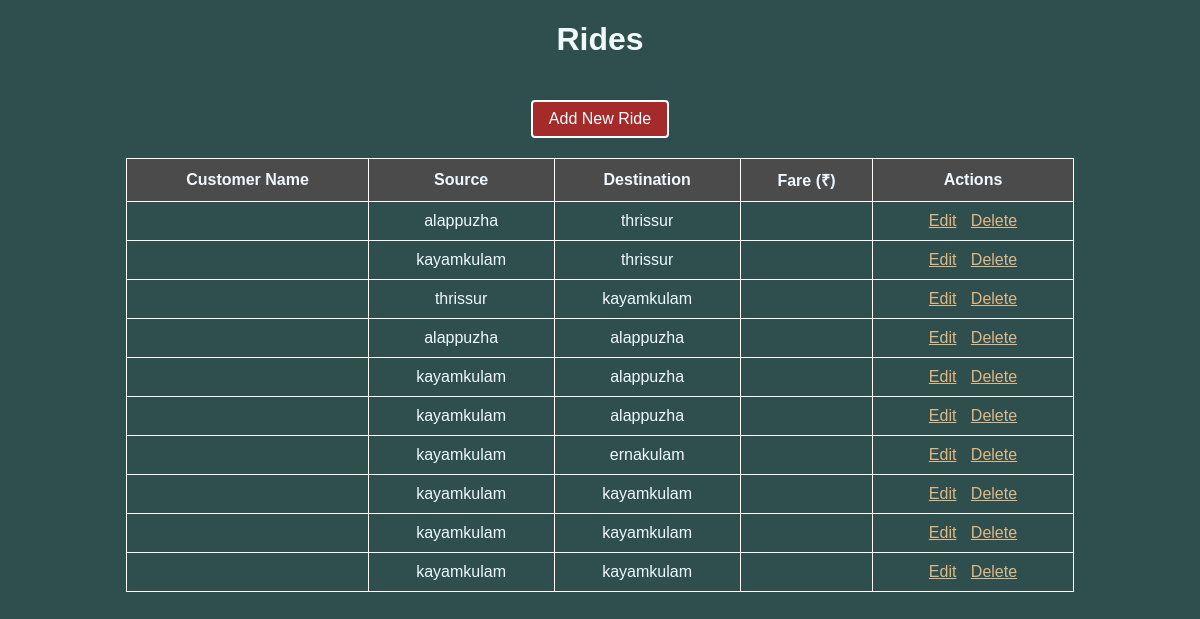
Screenshot of /rides/ with the database file from the repository.
### uberapp/models.py (models this page shows, shortened)
class Ride(models.Model):
    SOURCE_DESTINATION_CHOICES = [
        ('kayamkulam', 'Kayamkulam'),
        ('alappuzha', 'alappuzha'),
        ('ernakulam', 'Ernakulam'),
        ('thrissur', 'thrissur'),
    ]
    destination_source = models.CharField(max_length=100, choices=SOURCE_DESTINATION_CHOICES)
    destination = models.CharField(max_length=100, choices=SOURCE_DESTINATION_CHOICES)
    ride_date = models.DateTimeField()

### uberapp/views.py (the view)
# urls.py: path('rides/', views.ride_list, name='ride_list'),
def ride_list(request):
    rides = Ride.objects.all()
    return render(request, 'ride_list.html', {'rides': rides})

### uberapp/templates/ride_list.html (shortened to what this page needs)
<!DOCTYPE html>
<html lang="en">
<head>
</head>
<body>
    <h1>Rides</h1>
    <a href="{% url 'add_ride' %}" class="add">Add New Ride</a>
    <table>
        <tr>
            <th>Customer Name</th>
            <th>Source</th>
            <th>Destination</th>
            <th>Fare (₹)</th>
            <th>Actions</th>
        </tr>
        {% for ride in rides %}
        <tr>
            <td>{{ ride.customer.name }}</td>
            <td>{{ ride.destination_source }}</td>
            <td>{{ ride.destination }}</td>
            <td>{{ ride.fare }}</td>
            <td>
                <a href="{% url 'edit_ride' ride.id %}">Edit</a>
                <a href="{% url 'delete_ride' ride.id %}">Delete</a>
            </td>
        </tr>
        {% endfor %}
    </table>
</body>
</html>

### uberapp/templates/ride_list.html (style rules this page uses)
body { background-color: darkslategray; color: aliceblue; text-align: center; font-family: Arial, sans-serif; }
a { color: burlywood; margin: 0 5px; }
.add { display: inline-block; padding: 8px 16px; background-color: brown; color: white; text-decoration: none; border: 2px solid white; border-radius: 4px; margin: 20px 0; }
table { margin: 0 auto; border-collapse: collapse; width: 80%; }
th, td { border: 1px solid white; padding: 10px; text-align: center; }
th { background-color: #4b4b4b; }

### rows the page displays
Ride: destination_source "alappuzha", destination "thrissur"
Ride: destination_source "kayamkulam", destination "thrissur"
Ride: destination_source "thrissur", destination "kayamkulam"
Ride: destination_source "alappuzha", destination "alappuzha"
Ride: destination_source "kayamkulam", destination "alappuzha"
Ride: destination_source "kayamkulam", destination "alappuzha"
Ride: destination_source "kayamkulam", destination "ernakulam"
Ride: destination_source "kayamkulam", destination "kayamkulam"
Ride: destination_source "kayamkulam", destination "kayamkulam"
Ride: destination_source "kayamkulam", destination "kayamkulam"
